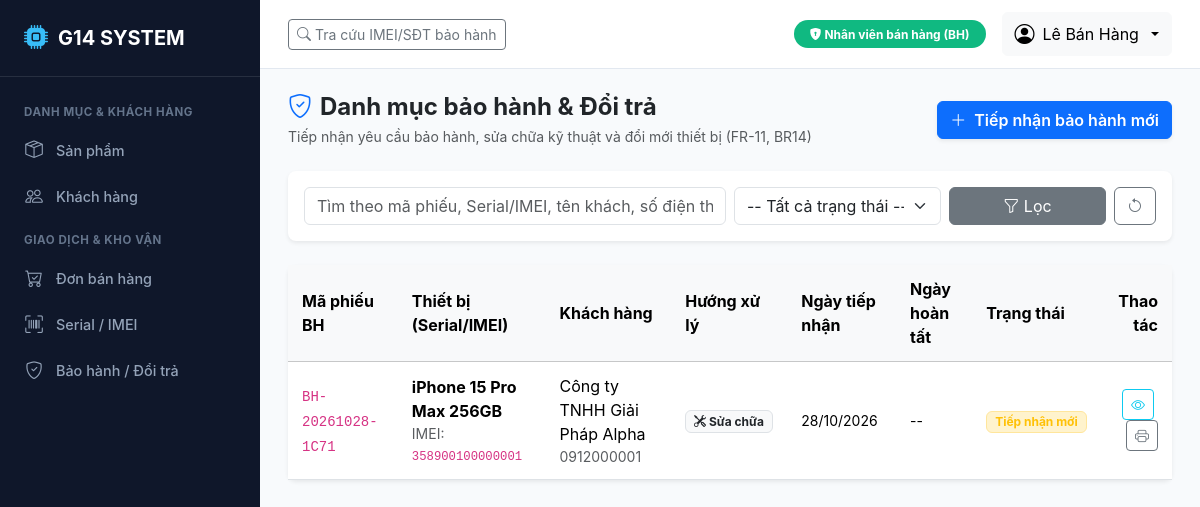
Page /devices/warranty/ (signed in) on the committed database.
### accounts/models.py (models this page shows, shortened)
class User(AbstractUser):
    role = models.CharField(
        max_length=10,
        choices=Role.choices,
        default=Role.BH,
        verbose_name="Vai trò"
    )
    phone = models.CharField(max_length=20, blank=True, verbose_name="Số điện thoại")
    class Meta:
        verbose_name = "Tài khoản người dùng"
        verbose_name_plural = "Danh sách tài khoản"
        ordering = ['-date_joined']

### devices/models.py (models this page shows, shortened)
class WarrantyReturn(BaseModel):
    code = models.CharField(max_length=50, unique=True, verbose_name="Mã phiếu bảo hành")
    item = models.ForeignKey(
        ProductItem,
        on_delete=models.PROTECT,
        related_name='warranty_claims',
        verbose_name="Thiết bị bảo hành"
    )
    customer = models.ForeignKey(
        'catalog.Customer',
        on_delete=models.PROTECT,
        related_name='warranty_claims',
        verbose_name="Khách hàng"
    )
    issue_description = models.TextField(verbose_name="Mô tả lỗi kỹ thuật")
    action_type = models.CharField(
        max_length=20,
        choices=WarrantyAction.choices,
        default=WarrantyAction.REPAIR,
        verbose_name="Hướng xử lý"
    )
    replacement_item = models.ForeignKey(
        ProductItem,
        on_delete=models.SET_NULL,
        null=True,
        blank=True,
        related_name='replacement_for',
        verbose_name="Thiết bị thay thế (nếu đổi mới)"
    )
    status = models.CharField(
        max_length=20,
        choices=WarrantyStatus.choices,
        default=WarrantyStatus.PENDING,
        verbose_name="Trạng thái xử lý"
    )
    received_date = models.DateField(auto_now_add=True, verbose_name="Ngày tiếp nhận")
    resolved_date = models.DateField(null=True, blank=True, verbose_name="Ngày hoàn tất xử lý")
    notes = models.TextField(blank=True, verbose_name="Ghi chú kỹ thuật")
    class Meta:
        verbose_name = "Phiếu bảo hành / Đổi trả"
        verbose_name_plural = "Danh mục bảo hành / Đổi trả"
        ordering = ['-created_at']

class ProductItem(BaseModel):
    serial_number = models.CharField(
        max_length=100,
        unique=True,
        verbose_name="Mã Serial/IMEI"
    )
    product = models.ForeignKey(
        'catalog.Product',
        on_delete=models.PROTECT,
        related_name='items',
        verbose_name="Sản phẩm"
    )
    status = models.CharField(
        max_length=20,
        choices=ItemStatus.choices,
        default=ItemStatus.IN_STOCK,
        verbose_name="Trạng thái thiết bị"
    )
    purchase_receipt = models.ForeignKey(
        'purchasing.PurchaseReceipt',
        on_delete=models.SET_NULL,
        null=True,
        blank=True,
        related_name='items',
        verbose_name="Phiếu nhập gốc"
    )
    sales_order = models.ForeignKey(
        'sales.SalesOrder',
        on_delete=models.SET_NULL,
        null=True,
        blank=True,
        related_name='items',
        verbose_name="Đơn bán hàng"
    )
    warranty_months = models.PositiveIntegerField(default=12, verbose_name="Thời hạn bảo hành (tháng)")
    warranty_start_date = models.DateField(null=True, blank=True, verbose_name="Ngày kích hoạt bảo hành")
    warranty_end_date = models.DateField(null=True, blank=True, verbose_name="Hạn bảo hành")
    class Meta:
        verbose_name = "Thiết bị Serial/IMEI"
        verbose_name_plural = "Danh sách thiết bị (Serial/IMEI)"
        ordering = ['-created_at']

### catalog/models.py (models this page shows, shortened)
class Product(BaseModel):
    code = models.CharField(max_length=50, unique=True, verbose_name="Mã sản phẩm")
    name = models.CharField(max_length=255, verbose_name="Tên sản phẩm")
    category = models.CharField(
        max_length=50,
        choices=ProductCategory.choices,
        default=ProductCategory.PHONE,
        verbose_name="Nhóm sản phẩm"
    )
    unit = models.CharField(max_length=20, default='Chiếc', verbose_name="Đơn vị tính")
    price = models.DecimalField(max_digits=15, decimal_places=2, verbose_name="Giá bán niêm yết (VNĐ)")
    cost_price = models.DecimalField(
        max_digits=15,
        decimal_places=2,
        default=Decimal('0.00'),
        verbose_name="Giá vốn / Giá nhập tham chiếu (VNĐ)"
    )
    min_stock = models.PositiveIntegerField(default=5, verbose_name="Ngưỡng tồn tối thiểu")
    has_serial = models.BooleanField(
        default=True,
        verbose_name="Quản lý theo Serial/IMEI",
        help_text="Đánh dấu Có đối với điện thoại, tablet, laptop cần truy vết từng máy."
    )
    status = models.CharField(
        max_length=20,
        choices=ProductStatus.choices,
        default=ProductStatus.ACTIVE,
        verbose_name="Trạng thái kinh doanh"
    )
    description = models.TextField(blank=True, verbose_name="Mô tả sản phẩm")
    class Meta:
        verbose_name = "Sản phẩm"
        verbose_name_plural = "Danh mục sản phẩm"
        ordering = ['code']

class Customer(BaseModel):
    CUSTOMER_TYPE_CHOICES = [
        ('RETAIL', 'Khách hàng cá nhân (Khách lẻ)'),
        ('WHOLESALE', 'Khách hàng doanh nghiệp / Đại lý'),
    ]
    code = models.CharField(max_length=50, unique=True, verbose_name="Mã khách hàng")
    name = models.CharField(max_length=150, verbose_name="Tên khách hàng")
    phone = models.CharField(max_length=20, unique=True, verbose_name="Số điện thoại")
    email = models.EmailField(blank=True, verbose_name="Email")
    address = models.CharField(max_length=255, blank=True, verbose_name="Địa chỉ")
    customer_type = models.CharField(
        max_length=20,
        choices=CUSTOMER_TYPE_CHOICES,
        default='RETAIL',
        verbose_name="Loại khách hàng"
    )
    notes = models.TextField(blank=True, verbose_name="Ghi chú")
    class Meta:
        verbose_name = "Khách hàng"
        verbose_name_plural = "Danh mục khách hàng"
        ordering = ['name']

### devices/views.py (the view, shortened to what this page needs)
# urls.py: path('warranty/', views.warranty_list_view, name='warranty_list'),
@login_required
@role_required([Role.QL, Role.BH, Role.ADMIN])
def warranty_list_view(request):
    claims = WarrantyReturn.objects.select_related('item__product', 'customer', 'replacement_item').all()
    q = request.GET.get('q', '').strip()
    status = request.GET.get('status', '')
    if status:
        claims = claims.filter(status=status)
    paginator = Paginator(claims, 15)
    page_number = request.GET.get('page')
    page_obj = paginator.get_page(page_number)
    return render(request, 'devices/warranty_list.html', {
        'page_obj': page_obj,
        'q': q,
        'status_filter': status,
        'statuses': WarrantyStatus.choices,
    })

### templates/devices/warranty_list.html (shortened to what this page needs)
{% extends 'base.html' %}
{% block content %}
<div class="d-flex justify-content-between align-items-center mb-4">
    <div>
        <h4 class="fw-bold mb-1"><i class="bi bi-shield-check me-2 text-primary"></i>Danh mục bảo hành & Đổi trả</h4>
        <p class="text-muted small mb-0">Tiếp nhận yêu cầu bảo hành, sửa chữa kỹ thuật và đổi mới thiết bị (FR-11, BR14)</p>
    </div>
    {% if is_bh or is_ql %}
    <a href="{% url 'devices:warranty_create' %}" class="btn btn-primary fw-semibold shadow-sm">
        <i class="bi bi-plus-lg me-1"></i> Tiếp nhận bảo hành mới
    </a>
    {% endif %}
</div>
<div class="card mb-4 border-0 shadow-sm">
    <div class="card-body p-3">
        <form method="get" class="row g-2 align-items-center">
            <div class="col-md-6">
                <input type="text" name="q" class="form-control" placeholder="Tìm theo mã phiếu, Serial/IMEI, tên khách, số điện thoại..." value="{{ q }}">
            </div>
            <div class="col-md-3">
                <select name="status" class="form-select">
                    <option value="">-- Tất cả trạng thái --</option>
                </select>
            </div>
            <div class="col-md-3 d-flex gap-2">
                <button type="submit" class="btn btn-secondary w-100"><i class="bi bi-funnel"></i> Lọc</button>
                <a href="{% url 'devices:warranty_list' %}" class="btn btn-outline-secondary"><i class="bi bi-arrow-counterclockwise"></i></a>
            </div>
        </form>
    </div>
</div>
<div class="card border-0 shadow-sm">
    <div class="table-responsive">
        <table class="table table-hover align-middle mb-0">
            <thead class="table-light">
                <tr>
                    <th>Mã phiếu BH</th>
                    <th>Thiết bị (Serial/IMEI)</th>
                    <th>Khách hàng</th>
                    <th>Hướng xử lý</th>
                    <th>Ngày tiếp nhận</th>
                    <th>Ngày hoàn tất</th>
                    <th>Trạng thái</th>
                    <th class="text-end">Thao tác</th>
                </tr>
            </thead>
            <tbody>
                {% for claim in page_obj %}
                <tr>
                    <td><code>{{ claim.code }}</code></td>
                    <td>
                        <strong>{{ claim.item.product.name }}</strong>
                        <div class="small text-muted">IMEI: <code>{{ claim.item.serial_number }}</code></div>
                    </td>
                    <td>
                        {{ claim.customer.name }}
                        <div class="small text-muted">{{ claim.customer.phone }}</div>
                    </td>
                    <td>
                        {% if claim.action_type == 'REPAIR' %}
                        <span class="badge bg-light text-dark border"><i class="bi bi-tools"></i> Sửa chữa</span>
                        {% else %}
                        <span class="badge bg-info-subtle text-info border border-info-subtle"><i class="bi bi-arrow-repeat"></i> Đổi máy mới</span>
                        {% endif %}
                    </td>
                    <td class="small">{{ claim.received_date|date:"d/m/Y" }}</td>
                    <td class="small">{{ claim.resolved_date|date:"d/m/Y"|default:"--" }}</td>
                    <td>
                        {% if claim.status == 'COMPLETED' %}
                        <span class="badge bg-success-subtle text-success border border-success-subtle py-1 px-2">Đã hoàn tất</span>
                        {% elif claim.status == 'PENDING' %}
                        <span class="badge bg-warning-subtle text-warning border border-warning-subtle py-1 px-2">Tiếp nhận mới</span>
                        {% elif claim.status == 'PROCESSING' %}
                        <span class="badge bg-info-subtle text-info border border-info-subtle py-1 px-2">Đang xử lý</span>
                        {% else %}
                        <span class="badge bg-secondary py-1 px-2">Từ chối</span>
                        {% endif %}
                    </td>
                    <td class="text-end">
                        <a href="{% url 'devices:warranty_detail' claim.pk %}" class="btn btn-sm btn-outline-info me-1" title="Chi tiết">
                            <i class="bi bi-eye"></i>
                        </a>
                        <a href="{% url 'devices:warranty_print' claim.pk %}" class="btn btn-sm btn-outline-secondary" title="In phiếu BH" target="_blank">
                            <i class="bi bi-printer"></i>
                        </a>
                    </td>
                </tr>
                {% empty %}
                <tr>
                    <td colspan="8" class="text-center py-4 text-muted">Không có phiếu bảo hành nào.</td>
                </tr>
                {% endfor %}
            </tbody>
        </table>
    </div>
</div>
{% endblock %}

### templates/base.html (shortened to what this page needs)
<!DOCTYPE html>
<html lang="vi">
<head>
    <link href="https://cdn.jsdelivr.net/npm/bootstrap@5.3.3/dist/css/bootstrap.min.css" rel="stylesheet">
    <link href="https://cdn.jsdelivr.net/npm/bootstrap-icons@1.11.3/font/bootstrap-icons.min.css" rel="stylesheet">
</head>
<body>
    {% if user.is_authenticated %}
    <aside class="sidebar">
        <div class="brand">
            <i class="bi bi-cpu-fill"></i>
            <span>G14 SYSTEM</span>
        </div>
        <ul class="sidebar-menu">
            <div class="sidebar-section-title">Danh mục & Khách hàng</div>
            <li><a href="{% url 'catalog:product_list' %}" class="sidebar-link"><i class="bi bi-box-seam"></i> Sản phẩm</a></li>
            {% if is_bh or is_ql %}
            <li><a href="{% url 'catalog:customer_list' %}" class="sidebar-link"><i class="bi bi-people"></i> Khách hàng</a></li>
            {% endif %}
            <div class="sidebar-section-title">Giao dịch & Kho vận</div>
            {% if is_bh or is_ql or is_kt %}
            <li><a href="{% url 'sales:order_list' %}" class="sidebar-link"><i class="bi bi-cart-check"></i> Đơn bán hàng</a></li>
            {% endif %}
            {% if is_bh or is_kho or is_ql %}
            <li><a href="{% url 'devices:device_list' %}" class="sidebar-link"><i class="bi bi-upc-scan"></i> Serial / IMEI</a></li>
            <li><a href="{% url 'devices:warranty_list' %}" class="sidebar-link"><i class="bi bi-shield-check"></i> Bảo hành / Đổi trả</a></li>
            {% endif %}
        </ul>
    </aside>
    {% endif %}
    <div class="{% if user.is_authenticated %}main-wrapper{% endif %}">
        {% if user.is_authenticated %}
        <header class="top-navbar no-print">
            <div class="d-flex align-items-center gap-3">
                <a href="{% url 'devices:device_lookup' %}" class="btn btn-outline-secondary btn-sm">
                    <i class="bi bi-search"></i> Tra cứu IMEI/SĐT bảo hành
                </a>
            </div>
            <div class="d-flex align-items-center gap-3">
                <span class="badge role-badge-{{ current_role }} py-2 px-3 rounded-pill">
                    <i class="bi bi-shield-lock-fill"></i> {{ current_role_display }}
                </span>
                <div class="dropdown">
                    <button class="btn btn-light dropdown-toggle d-flex align-items-center gap-2" type="button" data-bs-toggle="dropdown">
                        <i class="bi bi-person-circle fs-5"></i>
                        <span>{{ user.get_full_name|default:user.username }}</span>
                    </button>
                </div>
            </div>
        </header>
        {% endif %}
        <main class="main-content">
            {% block content %}{% endblock %}
        </main>
    </div>
</body>
</html>

### rows in the picture
User: get_full_name "Lê Bán Hàng"
WarrantyReturn: code "BH-20261028-1C71", item.product.name "iPhone 15 Pro Max 256GB", item.serial_number "358900100000001", customer.name "Công ty TNHH Giải Pháp Alpha", customer.phone "0912000001", action_type "REPAIR" (drawn), received_date "28/10/2026", resolved_date "--", status "Tiếp nhận mới"

### other values in the picture
{{ current_role_display }} "Nhân viên bán hàng (BH)"
